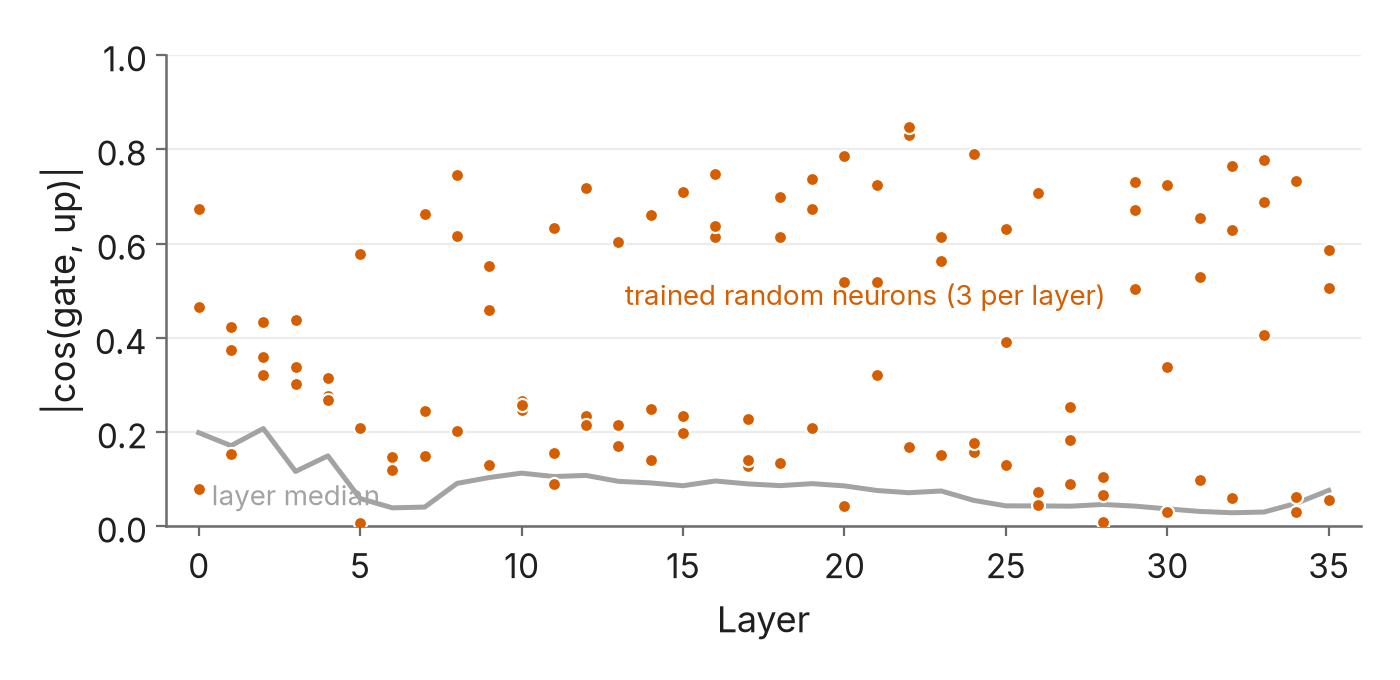

The script that saved this image:
"""Gate-up alignment by layer: |cos(gate, up)| of each trained random neuron (layer sweep, 3 per layer) against the
median of the layer's own base neurons.   uv run --no-project --with matplotlib figures/fig_gateup.py"""
import json, sys
from pathlib import Path
import matplotlib.pyplot as plt
HERE = Path(__file__).resolve().parent; ROOT = HERE.parent
sys.path.insert(0, str(HERE / "_kit"))
import figkit as fk

W = json.loads((ROOT / "results" / "interp" / "weights_sweep.json").read_text())
L = [v["weights"]["layer"] for v in W.values()]; C = [abs(v["weights"]["cos_gate_up_gainfolded"]) for v in W.values()]
med = {v["weights"]["layer"]: v["weights"]["null_abs_cos_gainfolded_layer"]["p50"] for v in W.values()}
fk.use()
fig, ax = plt.subplots(figsize=(7, 3.4))
ls = sorted(med)
ax.plot(ls, [med[l] for l in ls], color=fk.GREY, lw=1.8, zorder=2)
ax.scatter(L, C, s=22, color=fk.ACCENT, edgecolor="white", linewidth=0.8, zorder=3)
ax.set(xlim=(-1, 36), ylim=(0, 1), xlabel="Layer", ylabel="|cos(gate, up)|")
ax.text(0.4, 0.045, "layer median", fontsize=10, color=fk.GREY)
ax.text(13.2, 0.47, "trained random neurons (3 per layer)", fontsize=10, color=fk.ACCENT)
fig.tight_layout()
fk.save(fig, HERE / "fig_gateup.png")
